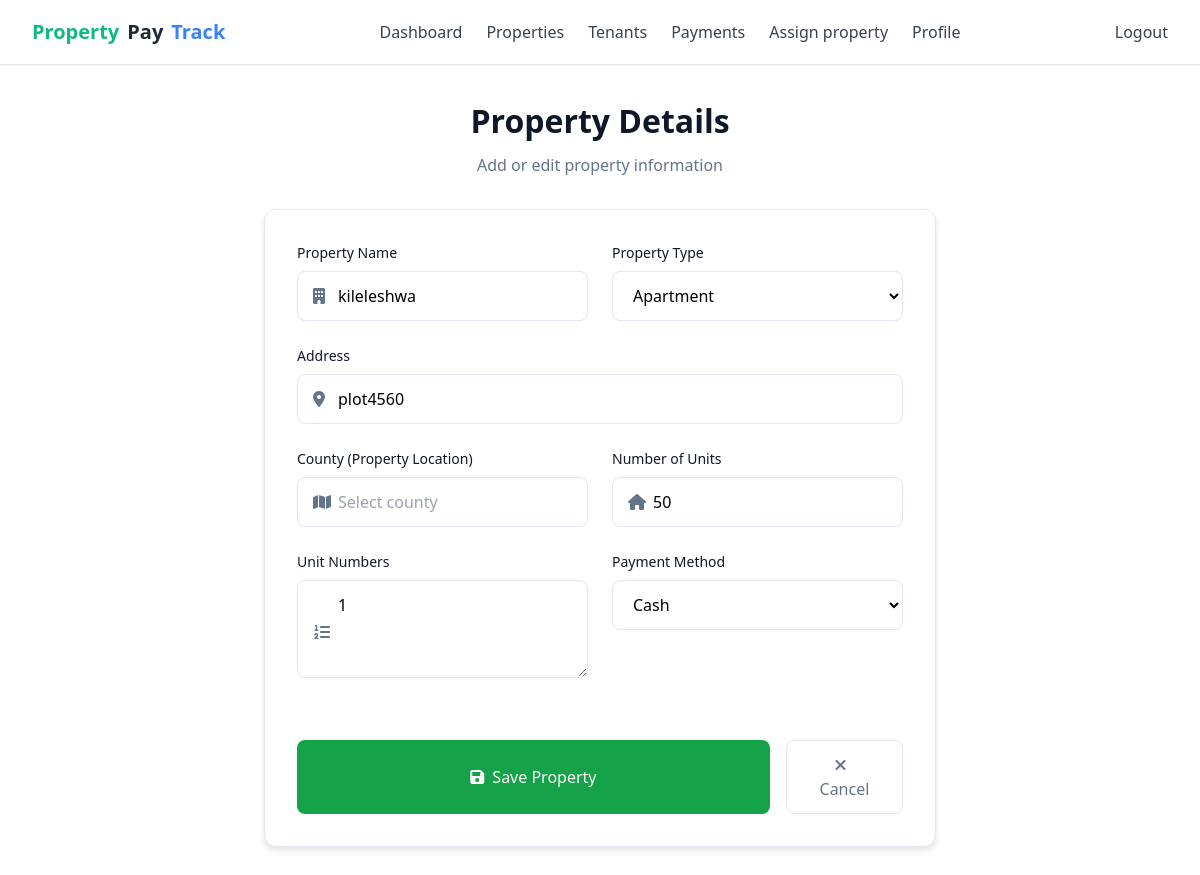
Page /properties/edit/1 (signed in) on the committed database.
### app/models.py (models this page shows, shortened)
class Property(db.Model):
    __tablename__ = 'property'
    id = db.Column(db.Integer, primary_key=True)
    name = db.Column(db.String(255), nullable=False)
    address = db.Column(db.String(255), nullable=False)
    payment_method = db.Column(db.String(20), nullable=True)
    transaction_id = db.Column(db.String(120), nullable=True)
    paybill_number = db.Column(db.String(20), nullable=True)
    fees = db.Column(db.Numeric(10, 2), nullable=True)
    tenants = db.relationship('Tenant', back_populates='property', cascade="all, delete-orphan", lazy=True)
    status = db.Column(db.String(20), default='pending')
    property_type = db.Column(db.String(50), nullable=False)
    number_of_units = db.Column(db.Integer, nullable=False, default=1)
    landlord_id = db.Column(db.Integer, db.ForeignKey('user.id', ondelete='CASCADE'), nullable=False, index=True)
    county_name = db.Column(db.String(100), nullable=False)
    amenities = db.Column(db.Text, nullable=True)
    utility_bill_types = db.Column(db.Text, nullable=True)
    unit_numbers = db.Column(db.Text, nullable=False)
    deposit_amount = db.Column(db.Numeric(10, 2), nullable=True)
    deposit_policy = db.Column(db.Text, nullable=True)
    created_at = db.Column(db.DateTime, default=lambda: datetime.now(timezone.utc))
    updated_at = db.Column(db.DateTime, default=lambda: datetime.now(timezone.utc), onupdate=lambda: datetime.now(timezone.utc))
    units = db.relationship('Unit', back_populates='property', lazy=True)  # 🔄 Use back_populates here
    @property
    def amenities_list(self):
        try:
            return json.loads(self.amenities) if self.amenities else []
        except json.JSONDecodeError:
            return self.amenities.split(',') if self.amenities else []
    @property
    def utility_bill_list(self):
        try:
            return json.loads(self.utility_bill) if self.utility_bill else []
        except json.JSONDecodeError:
            return self.utility_bill.split(',') if self.utility_bill else []

### app/routes.py (the view)
@main.route('/properties/edit/<int:id>', methods=['GET', 'POST'])
@login_required
@roles_required('landlord')
def property_edit(id):
    property = Property.query.get_or_404(id)
    if property.landlord_id != current_user.id:
        flash(_l('You do not have permission to edit this property.'), 'danger')
        return redirect(url_for('main.properties_list'))
    form = PropertyForm(obj=property)
    if form.validate_on_submit():
        form.populate_obj(property)
        db.session.commit()
        flash(_l('Property updated successfully!'), 'success')
        return redirect(url_for('main.properties_list'))
    return render_template('properties/add_edit.html', form=form, edit=True)

### app/routes.py (called while the page is built)
def roles_required(*required_roles):
    def decorator(f):
        @wraps(f)
        def decorated_function(*args, **kwargs):
            if not current_user.is_authenticated:
                return redirect(url_for('main.login'))
            user_roles = {role.name for role in current_user.roles}
            if not set(required_roles).issubset(user_roles):
                flash(_l('You do not have the required permissions to access this page.'), 'danger')
                return redirect(url_for('main.index'))
            return f(*args, **kwargs)
        return decorated_function
    return decorator

### app/templates/properties/add_edit.html (shortened to what this page needs)
<!DOCTYPE html>
<html lang="en">
<head>
  <link href="https://cdn.jsdelivr.net/npm/tailwindcss@2.2.19/dist/tailwind.min.css" rel="stylesheet">
  <link rel="stylesheet" href="https://cdnjs.cloudflare.com/ajax/libs/font-awesome/6.0.0-beta3/css/all.min.css">
</head>
<body>
    <nav class="bg-white/80 backdrop-blur-md border-b border-gray-200 shadow-sm sticky top-0 z-50">
      <div class="max-w-7xl mx-auto px-4 sm:px-6 lg:px-8">
        <div class="flex justify-between h-16">
          <div class="flex items-center space-x-4">
            <a href="{{ url_for('main.landlord_dashboard') }}" class="flex items-center space-x-2 text-xl font-semibold text-gray-800">
              <span class="text-green-500 font-bold">Property</span><span class="text-orange-500 font-bold">Pay</span><span class="text-blue-500 font-bold">Track</span>
            </a>
          </div>
          <div class="hidden md:flex items-center space-x-6">
            <a href="{{ url_for('main.landlord_dashboard') }}" class="text-gray-700 hover:text-indigo-600 transition">Dashboard</a>
            <a href="{{ url_for('main.properties_list') }}" class="text-gray-700 hover:text-indigo-600 transition">Properties</a>
            <a href="{{ url_for('main.tenants_list') }}" class="text-gray-700 hover:text-indigo-600 transition">Tenants</a>
            <a href="{{ url_for('main.payments_history') }}" class="text-gray-700 hover:text-indigo-600 transition">Payments</a>
            <a href="{{ url_for('main.assign_property') }}" class="text-gray-700 hover:text-indigo-600 transition">Assign property</a>
            <a href="{{ url_for('auth.profile') }}" class="text-gray-700 hover:text-indigo-600 transition">Profile</a>
          </div>
          <div class="flex items-center space-x-4">
            <a href="{{ url_for('auth.logout') }}" class="hidden md:inline-block text-gray-700 hover:text-indigo-600 transition">Logout</a>
          </div>
        </div>
      </div>
    </nav>
  <div class="container">
    <div class="page-header">
      <h1 class="page-title">{{ _('Property Details') }}</h1>
      <p class="page-subtitle">{{ _('Add or edit property information') }}</p>
    </div>
    <div class="form-card">
      <form method="POST" novalidate>
        <div class="form-row">
          <div class="form-group">
            {{ form.name.label(class_="form-label") }}
            <div class="input-icon">
              <i class="fas fa-building"></i>
              {{ form.name(class_="form-input", placeholder=_("Enter property name")) }}
            </div>
          </div>
          <div class="form-group">
            {{ form.property_type.label(class_="form-label") }}
            {{ form.property_type(class_="form-select") }}
          </div>
        </div>
        <div class="form-group">
          {{ form.address.label(class_="form-label") }}
          <div class="input-icon">
            <i class="fas fa-map-marker-alt"></i>
            {{ form.address(class_="form-input", placeholder=_("Enter full address")) }}
          </div>
        </div>
        <div class="form-row">
          <div class="form-group">
            {{ form.county.label(class_="form-label") }}
            <div class="input-icon">
              <i class="fas fa-map"></i>
              {{ form.county(class_="form-input", placeholder=_("Select county")) }}
            </div>
          </div>
          <div class="form-group">
            {{ form.number_of_units.label(class_="form-label") }}
            <div class="input-icon">
              <i class="fas fa-home"></i>
              {{ form.number_of_units(class_="form-input", placeholder=_("Number of units")) }}
            </div>
          </div>
        </div>
        <div class="form-row">
          <div class="form-group">
            {{ form.unit_numbers.label(class_="form-label") }}
            <div class="input-icon">
              <i class="fas fa-list-ol"></i>
              {{ form.unit_numbers(class_="form-input", placeholder=_("e.g., 1A, 1B, 2A, 2B")) }}
            </div>
          </div>
          <div class="form-group">
            {{ form.payment_method.label(class_="form-label") }}
            {{ form.payment_method(class_="form-select") }}
          </div>
        </div>
        <div class="button-group">
          <button type="submit" class="btn-primary">
            <i class="fas fa-save mr-2"></i>{{ _('Save Property') }}
          </button>
          <a href="{{ url_for('main.properties_list') }}" class="btn-secondary">
            <i class="fas fa-times mr-2"></i>{{ _('Cancel') }}
          </a>
        </div>
      </form>
    </div>
  </div>
</body>
</html>

### app/templates/properties/add_edit.html (style rules this page uses)
:root { --primary: 142 76% 36%; --primary-foreground: 0 0% 98%; --secondary: 25 95% 53%; --accent: 43 74% 49%; --background: 0 0% 100%; --card: 0 0% 100%; --muted: 210 40% 96.1%; --muted-foreground: 215.4 16.3% 46.9%; --border: 214.3 31.8% 91.4%; --destructive: 0 84.2% 60.2%; --foreground: 222 47% 11%; }
.form-card { background: hsl(var(--card)); border: 1px solid hsl(var(--border)); border-radius: 0.75rem; padding: 2rem; box-shadow: 0 4px 6px rgba(0, 0, 0, 0.1); max-width: 42rem; margin: 0 auto; }
.form-group { margin-bottom: 1.5rem; }
.form-label { display: block; font-size: 0.875rem; font-weight: 500; color: hsl(var(--foreground)); margin-bottom: 0.5rem; }
.form-input, .form-select, .form-textarea { width: 100%; padding: 0.75rem 1rem; border: 1px solid hsl(var(--border)); border-radius: 0.5rem; background: hsl(var(--background)); font-size: 1rem; transition: all 0.3s ease; }
.btn-primary { background: hsl(var(--primary)); color: hsl(var(--primary-foreground)); border: none; padding: 0.75rem 2rem; border-radius: 0.5rem; font-weight: 500; font-size: 1rem; width: 100%; cursor: pointer; transition: all 0.3s ease; }
.btn-secondary { background: transparent; color: hsl(var(--muted-foreground)); border: 1px solid hsl(var(--border)); padding: 0.75rem 2rem; border-radius: 0.5rem; font-weight: 500; font-size: 1rem; cursor: pointer; transition: all 0.3s ease; text-decoration: none; display: inline-block; text-align: center; }
.form-row { display: grid; grid-template-columns: 1fr; gap: 1.5rem; }
@media (min-width: 768px) { .form-row { grid-template-columns: repeat(2, 1fr); } }
.container { max-width: 1200px; margin: 0 auto; padding: 2rem 1rem; }
.page-header { text-align: center; margin-bottom: 2rem; }
.page-title { font-size: 2rem; font-weight: 700; color: hsl(var(--foreground)); margin-bottom: 0.5rem; }
.page-subtitle { color: hsl(var(--muted-foreground)); font-size: 1rem; }
.button-group { display: flex; gap: 1rem; margin-top: 2rem; }
.input-icon { position: relative; }
.input-icon i { position: absolute; left: 1rem; top: 50%; transform: translateY(-50%); color: hsl(var(--muted-foreground)); }
.input-icon .form-input { padding-left: 2.5rem; }

### rows in the picture
Property: name "kileleshwa", property_type "Apartment", address "plot4560", number_of_units "50", unit_numbers "1", payment_method "Cash"
